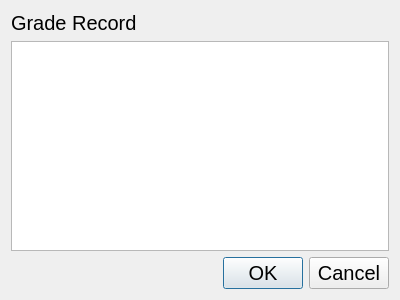
<?xml version="1.0" encoding="UTF-8"?>
<ui version="4.0">
 <class>IndstudentGrade</class>
 <widget class="QDialog" name="IndstudentGrade">
  <property name="geometry">
   <rect>
    <x>0</x>
    <y>0</y>
    <width>400</width>
    <height>300</height>
   </rect>
  </property>
  <property name="windowTitle">
   <string>Dialog</string>
  </property>
  <property name="styleSheet">
   <string notr="true">*{
font:20px;
}</string>
  </property>
  <layout class="QVBoxLayout" name="verticalLayout">
   <item>
    <widget class="QLabel" name="label">
     <property name="text">
      <string>Grade Record </string>
     </property>
    </widget>
   </item>
   <item>
    <widget class="QTableView" name="tableView"/>
   </item>
   <item>
    <widget class="QDialogButtonBox" name="buttonBox">
     <property name="orientation">
      <enum>Qt::Horizontal</enum>
     </property>
     <property name="standardButtons">
      <set>QDialogButtonBox::Cancel|QDialogButtonBox::Ok</set>
     </property>
    </widget>
   </item>
  </layout>
 </widget>
 <resources/>
 <connections>
  <connection>
   <sender>buttonBox</sender>
   <signal>accepted()</signal>
   <receiver>IndstudentGrade</receiver>
   <slot>accept()</slot>
   <hints>
    <hint type="sourcelabel">
     <x>248</x>
     <y>254</y>
    </hint>
    <hint type="destinationlabel">
     <x>157</x>
     <y>274</y>
    </hint>
   </hints>
  </connection>
  <connection>
   <sender>buttonBox</sender>
   <signal>rejected()</signal>
   <receiver>IndstudentGrade</receiver>
   <slot>reject()</slot>
   <hints>
    <hint type="sourcelabel">
     <x>316</x>
     <y>260</y>
    </hint>
    <hint type="destinationlabel">
     <x>286</x>
     <y>274</y>
    </hint>
   </hints>
  </connection>
 </connections>
</ui>
